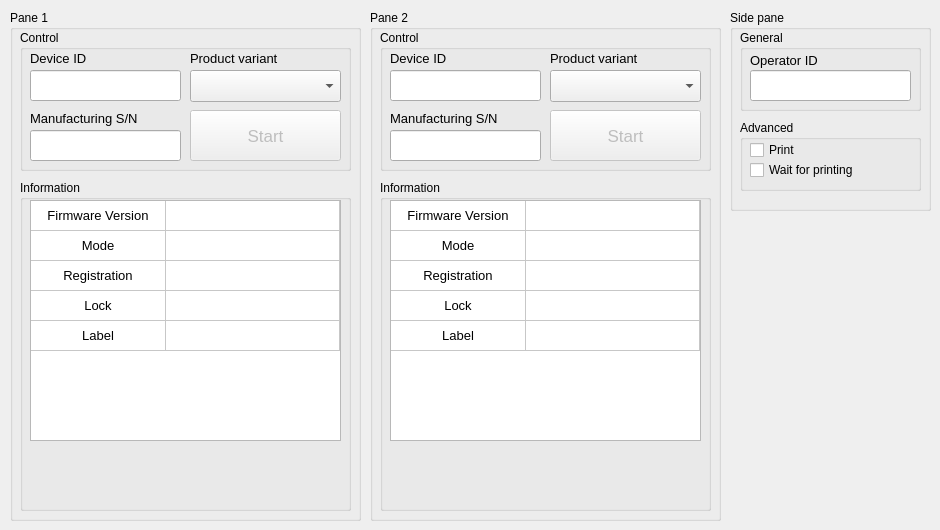
    <widget class="QWidget" name="reg_tab">
     <attribute name="title">
      <string>Registration</string>
     </attribute>
     <widget class="QGroupBox" name="regGroupBox1">
      <property name="geometry">
       <rect>
        <x>10</x>
        <y>10</y>
        <width>351</width>
        <height>511</height>
       </rect>
      </property>
      <property name="title">
       <string>Pane 1</string>
      </property>
      <widget class="QGroupBox" name="regCtrlGroupBox1">
       <property name="geometry">
        <rect>
         <x>10</x>
         <y>20</y>
         <width>331</width>
         <height>141</height>
        </rect>
       </property>
       <property name="title">
        <string>Control</string>
       </property>
       <widget class="QPushButton" name="regStartPushButton1">
        <property name="enabled">
         <bool>false</bool>
        </property>
        <property name="geometry">
         <rect>
          <x>170</x>
          <y>80</y>
          <width>151</width>
          <height>51</height>
         </rect>
        </property>
        <property name="font">
         <font>
          <pointsize>13</pointsize>
         </font>
        </property>
        <property name="text">
         <string>Start</string>
        </property>
       </widget>
       <widget class="QLabel" name="label_72">
        <property name="geometry">
         <rect>
          <x>170</x>
          <y>20</y>
          <width>151</width>
          <height>16</height>
         </rect>
        </property>
        <property name="font">
         <font>
          <pointsize>10</pointsize>
         </font>
        </property>
        <property name="text">
         <string>Product variant</string>
        </property>
       </widget>
       <widget class="QNoScrollComboBox" name="regPVComboBox1">
        <property name="geometry">
         <rect>
          <x>170</x>
          <y>40</y>
          <width>151</width>
          <height>32</height>
         </rect>
        </property>
        <property name="font">
         <font>
          <pointsize>12</pointsize>
         </font>
        </property>
       </widget>
       <widget class="QLabel" name="label_49">
        <property name="geometry">
         <rect>
          <x>10</x>
          <y>20</y>
          <width>311</width>
          <height>16</height>
         </rect>
        </property>
        <property name="font">
         <font>
          <pointsize>10</pointsize>
         </font>
        </property>
        <property name="text">
         <string>Device ID</string>
        </property>
       </widget>
       <widget class="QLineEdit" name="regDeviceIDLineEdit1">
        <property name="geometry">
         <rect>
          <x>10</x>
          <y>40</y>
          <width>151</width>
          <height>31</height>
         </rect>
        </property>
        <property name="font">
         <font>
          <family>Source Code Pro</family>
          <pointsize>12</pointsize>
          <bold>true</bold>
         </font>
        </property>
        <property name="text">
         <string/>
        </property>
        <property name="alignment">
         <set>Qt::AlignCenter</set>
        </property>
       </widget>
       <widget class="QLabel" name="label_66">
        <property name="geometry">
         <rect>
          <x>10</x>
          <y>80</y>
          <width>151</width>
          <height>16</height>
         </rect>
        </property>
        <property name="font">
         <font>
          <pointsize>10</pointsize>
         </font>
        </property>
        <property name="text">
         <string>Manufacturing S/N</string>
        </property>
       </widget>
       <widget class="QLineEdit" name="regMfgSNLineEdit1">
        <property name="geometry">
         <rect>
          <x>10</x>
          <y>100</y>
          <width>151</width>
          <height>31</height>
         </rect>
        </property>
        <property name="font">
         <font>
          <family>Source Code Pro</family>
          <pointsize>12</pointsize>
          <bold>true</bold>
         </font>
        </property>
        <property name="text">
         <string/>
        </property>
        <property name="alignment">
         <set>Qt::AlignCenter</set>
        </property>
       </widget>
      </widget>
      <widget class="QGroupBox" name="regInfoGroupBox1">
       <property name="geometry">
        <rect>
         <x>10</x>
         <y>170</y>
         <width>331</width>
         <height>331</height>
        </rect>
       </property>
       <property name="title">
        <string>Information</string>
       </property>
       <widget class="QLabel" name="regStatusLabel1">
        <property name="geometry">
         <rect>
          <x>10</x>
          <y>280</y>
          <width>311</width>
          <height>31</height>
         </rect>
        </property>
        <property name="font">
         <font>
          <pointsize>13</pointsize>
          <bold>true</bold>
         </font>
        </property>
        <property name="text">
         <string>&lt;html&gt;&lt;head/&gt;&lt;body&gt;&lt;p&gt;&lt;br/&gt;&lt;/p&gt;&lt;/body&gt;&lt;/html&gt;</string>
        </property>
        <property name="alignment">
         <set>Qt::AlignCenter</set>
        </property>
        <property name="wordWrap">
         <bool>true</bool>
        </property>
       </widget>
       <widget class="QTableWidget" name="regTableWidget1">
        <property name="geometry">
         <rect>
          <x>10</x>
          <y>20</y>
          <width>311</width>
          <height>241</height>
         </rect>
        </property>
        <property name="font">
         <font>
          <pointsize>10</pointsize>
         </font>
        </property>
        <attribute name="horizontalHeaderVisible">
         <bool>false</bool>
        </attribute>
        <attribute name="horizontalHeaderDefaultSectionSize">
         <number>135</number>
        </attribute>
        <attribute name="horizontalHeaderStretchLastSection">
         <bool>true</bool>
        </attribute>
        <attribute name="verticalHeaderVisible">
         <bool>false</bool>
        </attribute>
        <row>
         <property name="text">
          <string/>
         </property>
        </row>
        <row>
         <property name="text">
          <string/>
         </property>
        </row>
        <row>
         <property name="text">
          <string/>
         </property>
        </row>
        <row>
         <property name="text">
          <string/>
         </property>
        </row>
        <row>
         <property name="text">
          <string/>
         </property>
        </row>
        <column>
         <property name="text">
          <string/>
         </property>
        </column>
        <column>
         <property name="text">
          <string/>
         </property>
        </column>
        <item row="0" column="0">
         <property name="text">
          <string>Firmware Version</string>
         </property>
         <property name="textAlignment">
          <set>AlignCenter</set>
         </property>
         <property name="flags">
          <set>ItemIsSelectable|ItemIsEnabled</set>
         </property>
        </item>
        <item row="0" column="1">
         <property name="text">
          <string/>
         </property>
         <property name="textAlignment">
          <set>AlignCenter</set>
         </property>
         <property name="flags">
          <set>ItemIsSelectable|ItemIsEnabled</set>
         </property>
        </item>
        <item row="1" column="0">
         <property name="text">
          <string>Mode</string>
         </property>
         <property name="textAlignment">
          <set>AlignCenter</set>
         </property>
         <property name="flags">
          <set>ItemIsSelectable|ItemIsEnabled</set>
         </property>
        </item>
        <item row="1" column="1">
         <property name="text">
          <string/>
         </property>
         <property name="textAlignment">
          <set>AlignCenter</set>
         </property>
         <property name="flags">
          <set>ItemIsSelectable|ItemIsEnabled</set>
         </property>
        </item>
        <item row="2" column="0">
         <property name="text">
          <string>Registration</string>
         </property>
         <property name="textAlignment">
          <set>AlignCenter</set>
         </property>
         <property name="flags">
          <set>ItemIsSelectable|ItemIsEnabled</set>
         </property>
        </item>
        <item row="2" column="1">
         <property name="text">
          <string/>
         </property>
         <property name="textAlignment">
          <set>AlignCenter</set>
         </property>
         <property name="flags">
          <set>ItemIsSelectable|ItemIsEnabled</set>
         </property>
        </item>
        <item row="3" column="0">
         <property name="text">
          <string>Lock</string>
         </property>
         <property name="textAlignment">
          <set>AlignCenter</set>
         </property>
         <property name="flags">
          <set>ItemIsSelectable|ItemIsEnabled</set>
         </property>
        </item>
        <item row="3" column="1">
         <property name="text">
          <string/>
         </property>
         <property name="textAlignment">
          <set>AlignCenter</set>
         </property>
         <property name="flags">
          <set>ItemIsSelectable|ItemIsEnabled</set>
         </property>
        </item>
        <item row="4" column="0">
         <property name="text">
          <string>Label</string>
         </property>
         <property name="textAlignment">
          <set>AlignCenter</set>
         </property>
         <property name="flags">
          <set>ItemIsSelectable|ItemIsEnabled</set>
         </property>
        </item>
        <item row="4" column="1">
         <property name="text">
          <string/>
         </property>
         <property name="textAlignment">
          <set>AlignCenter</set>
         </property>
         <property name="flags">
          <set>ItemIsSelectable|ItemIsEnabled</set>
         </property>
        </item>
       </widget>
      </widget>
     </widget>
     <widget class="QGroupBox" name="regGroupBox2">
      <property name="geometry">
       <rect>
        <x>370</x>
        <y>10</y>
        <width>351</width>
        <height>511</height>
       </rect>
      </property>
      <property name="title">
       <string>Pane 2</string>
      </property>
      <widget class="QGroupBox" name="regCtrlGroupBox2">
       <property name="geometry">
        <rect>
         <x>10</x>
         <y>20</y>
         <width>331</width>
         <height>141</height>
        </rect>
       </property>
       <property name="title">
        <string>Control</string>
       </property>
       <widget class="QPushButton" name="regStartPushButton2">
        <property name="enabled">
         <bool>false</bool>
        </property>
        <property name="geometry">
         <rect>
          <x>170</x>
          <y>80</y>
          <width>151</width>
          <height>51</height>
         </rect>
        </property>
        <property name="font">
         <font>
          <pointsize>13</pointsize>
         </font>
        </property>
        <property name="text">
         <string>Start</string>
        </property>
       </widget>
       <widget class="QLabel" name="label_73">
        <property name="geometry">
         <rect>
          <x>170</x>
          <y>20</y>
          <width>151</width>
          <height>16</height>
         </rect>
        </property>
        <property name="font">
         <font>
          <pointsize>10</pointsize>
         </font>
        </property>
        <property name="text">
         <string>Product variant</string>
        </property>
       </widget>
       <widget class="QNoScrollComboBox" name="regPVComboBox2">
        <property name="geometry">
         <rect>
          <x>170</x>
          <y>40</y>
          <width>151</width>
          <height>32</height>
         </rect>
        </property>
        <property name="font">
         <font>
          <pointsize>12</pointsize>
         </font>
        </property>
       </widget>
       <widget class="QLabel" name="label_59">
        <property name="geometry">
         <rect>
          <x>10</x>
          <y>20</y>
          <width>311</width>
          <height>16</height>
         </rect>
        </property>
        <property name="font">
         <font>
          <pointsize>10</pointsize>
         </font>
        </property>
        <property name="text">
         <string>Device ID</string>
        </property>
       </widget>
       <widget class="QLineEdit" name="regDeviceIDLineEdit2">
        <property name="geometry">
         <rect>
          <x>10</x>
          <y>40</y>
          <width>151</width>
          <height>31</height>
         </rect>
        </property>
        <property name="font">
         <font>
          <family>Source Code Pro</family>
          <pointsize>12</pointsize>
          <bold>true</bold>
         </font>
        </property>
        <property name="text">
         <string/>
        </property>
        <property name="alignment">
         <set>Qt::AlignCenter</set>
        </property>
       </widget>
       <widget class="QLabel" name="label_68">
        <property name="geometry">
         <rect>
          <x>10</x>
          <y>80</y>
          <width>151</width>
          <height>16</height>
         </rect>
        </property>
        <property name="font">
         <font>
          <pointsize>10</pointsize>
         </font>
        </property>
        <property name="text">
         <string>Manufacturing S/N</string>
        </property>
       </widget>
       <widget class="QLineEdit" name="regMfgSNLineEdit2">
        <property name="geometry">
         <rect>
          <x>10</x>
          <y>100</y>
          <width>151</width>
          <height>31</height>
         </rect>
        </property>
        <property name="font">
         <font>
          <family>Source Code Pro</family>
          <pointsize>12</pointsize>
          <bold>true</bold>
         </font>
        </property>
        <property name="text">
         <string/>
        </property>
        <property name="alignment">
         <set>Qt::AlignCenter</set>
        </property>
       </widget>
      </widget>
      <widget class="QGroupBox" name="regInfoGroupBox2">
       <property name="geometry">
        <rect>
         <x>10</x>
         <y>170</y>
         <width>331</width>
         <height>331</height>
        </rect>
       </property>
       <property name="title">
        <string>Information</string>
       </property>
       <widget class="QLabel" name="regStatusLabel2">
        <property name="geometry">
         <rect>
          <x>10</x>
          <y>280</y>
          <width>311</width>
          <height>31</height>
         </rect>
        </property>
        <property name="font">
         <font>
          <pointsize>13</pointsize>
          <bold>true</bold>
         </font>
        </property>
        <property name="text">
         <string>&lt;html&gt;&lt;head/&gt;&lt;body&gt;&lt;p&gt;&lt;br/&gt;&lt;/p&gt;&lt;/body&gt;&lt;/html&gt;</string>
        </property>
        <property name="alignment">
         <set>Qt::AlignCenter</set>
        </property>
        <property name="wordWrap">
         <bool>true</bool>
        </property>
       </widget>
       <widget class="QTableWidget" name="regTableWidget2">
        <property name="geometry">
         <rect>
          <x>10</x>
          <y>20</y>
          <width>311</width>
          <height>241</height>
         </rect>
        </property>
        <property name="font">
         <font>
          <pointsize>10</pointsize>
         </font>
        </property>
        <attribute name="horizontalHeaderVisible">
         <bool>false</bool>
        </attribute>
        <attribute name="horizontalHeaderDefaultSectionSize">
         <number>135</number>
        </attribute>
        <attribute name="horizontalHeaderStretchLastSection">
         <bool>true</bool>
        </attribute>
        <attribute name="verticalHeaderVisible">
         <bool>false</bool>
        </attribute>
        <row>
         <property name="text">
          <string/>
         </property>
        </row>
        <row>
         <property name="text">
          <string/>
         </property>
        </row>
        <row>
         <property name="text">
          <string/>
         </property>
        </row>
        <row>
         <property name="text">
          <string/>
         </property>
        </row>
        <row>
         <property name="text">
          <string/>
         </property>
        </row>
        <column>
         <property name="text">
          <string/>
         </property>
        </column>
        <column>
         <property name="text">
          <string/>
         </property>
        </column>
        <item row="0" column="0">
         <property name="text">
          <string>Firmware Version</string>
         </property>
         <property name="textAlignment">
          <set>AlignCenter</set>
         </property>
         <property name="flags">
          <set>ItemIsSelectable|ItemIsEnabled</set>
         </property>
        </item>
        <item row="0" column="1">
         <property name="text">
          <string/>
         </property>
         <property name="textAlignment">
          <set>AlignCenter</set>
         </property>
         <property name="flags">
          <set>ItemIsSelectable|ItemIsEnabled</set>
         </property>
        </item>
        <item row="1" column="0">
         <property name="text">
          <string>Mode</string>
         </property>
         <property name="textAlignment">
          <set>AlignCenter</set>
         </property>
         <property name="flags">
          <set>ItemIsSelectable|ItemIsEnabled</set>
         </property>
        </item>
        <item row="1" column="1">
         <property name="text">
          <string/>
         </property>
         <property name="textAlignment">
          <set>AlignCenter</set>
         </property>
         <property name="flags">
          <set>ItemIsSelectable|ItemIsEnabled</set>
         </property>
        </item>
        <item row="2" column="0">
         <property name="text">
          <string>Registration</string>
         </property>
         <property name="textAlignment">
          <set>AlignCenter</set>
         </property>
         <property name="flags">
          <set>ItemIsSelectable|ItemIsEnabled</set>
         </property>
        </item>
        <item row="2" column="1">
         <property name="text">
          <string/>
         </property>
         <property name="textAlignment">
          <set>AlignCenter</set>
         </property>
         <property name="flags">
          <set>ItemIsSelectable|ItemIsEnabled</set>
         </property>
        </item>
        <item row="3" column="0">
         <property name="text">
          <string>Lock</string>
         </property>
         <property name="textAlignment">
          <set>AlignCenter</set>
         </property>
         <property name="flags">
          <set>ItemIsSelectable|ItemIsEnabled</set>
         </property>
        </item>
        <item row="3" column="1">
         <property name="text">
          <string/>
         </property>
         <property name="textAlignment">
          <set>AlignCenter</set>
         </property>
         <property name="flags">
          <set>ItemIsSelectable|ItemIsEnabled</set>
         </property>
        </item>
        <item row="4" column="0">
         <property name="text">
          <string>Label</string>
         </property>
         <property name="textAlignment">
          <set>AlignCenter</set>
         </property>
         <property name="flags">
          <set>ItemIsSelectable|ItemIsEnabled</set>
         </property>
        </item>
        <item row="4" column="1">
         <property name="text">
          <string/>
         </property>
         <property name="textAlignment">
          <set>AlignCenter</set>
         </property>
         <property name="flags">
          <set>ItemIsSelectable|ItemIsEnabled</set>
         </property>
        </item>
       </widget>
      </widget>
     </widget>
     <widget class="QGroupBox" name="regSideGroupBox">
      <property name="geometry">
       <rect>
        <x>730</x>
        <y>10</y>
        <width>201</width>
        <height>201</height>
       </rect>
      </property>
      <property name="title">
       <string>Side pane</string>
      </property>
      <widget class="QGroupBox" name="regGeneralGroupBox">
       <property name="geometry">
        <rect>
         <x>10</x>
         <y>20</y>
         <width>181</width>
         <height>81</height>
        </rect>
       </property>
       <property name="title">
        <string>General</string>
       </property>
       <widget class="QLineEdit" name="regOperatorIDLineEdit">
        <property name="geometry">
         <rect>
          <x>10</x>
          <y>40</y>
          <width>161</width>
          <height>31</height>
         </rect>
        </property>
        <property name="font">
         <font>
          <family>Source Code Pro</family>
          <pointsize>12</pointsize>
          <bold>true</bold>
         </font>
        </property>
        <property name="text">
         <string/>
        </property>
        <property name="alignment">
         <set>Qt::AlignCenter</set>
        </property>
       </widget>
       <widget class="QLabel" name="label_5">
        <property name="geometry">
         <rect>
          <x>10</x>
          <y>20</y>
          <width>161</width>
          <height>20</height>
         </rect>
        </property>
        <property name="font">
         <font>
          <pointsize>10</pointsize>
         </font>
        </property>
        <property name="text">
         <string>Operator ID</string>
        </property>
       </widget>
      </widget>
      <widget class="QGroupBox" name="regAdvancedGroupBox">
       <property name="geometry">
        <rect>
         <x>10</x>
         <y>110</y>
         <width>181</width>
         <height>71</height>
        </rect>
       </property>
       <property name="title">
        <string>Advanced</string>
       </property>
       <widget class="QCheckBox" name="regWaitForPrintingCheckBox">
        <property name="geometry">
         <rect>
          <x>10</x>
          <y>40</y>
          <width>161</width>
          <height>20</height>
         </rect>
        </property>
        <property name="text">
         <string>Wait for printing</string>
        </property>
       </widget>
       <widget class="QCheckBox" name="regPrintCheckBox">
        <property name="geometry">
         <rect>
          <x>10</x>
          <y>20</y>
          <width>161</width>
          <height>20</height>
         </rect>
        </property>
        <property name="text">
         <string>Print</string>
        </property>
       </widget>
      </widget>
     </widget>
    </widget>
